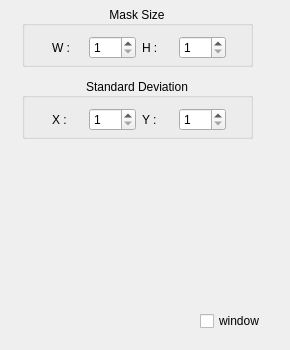
<?xml version="1.0" encoding="UTF-8"?>
<ui version="4.0">
 <class>GaussianBlur</class>
 <widget class="QWidget" name="GaussianBlur">
  <property name="geometry">
   <rect>
    <x>0</x>
    <y>0</y>
    <width>290</width>
    <height>350</height>
   </rect>
  </property>
  <property name="windowTitle">
   <string>Form</string>
  </property>
  <widget class="QGroupBox" name="groupBox_2">
   <property name="geometry">
    <rect>
     <x>22</x>
     <y>6</y>
     <width>231</width>
     <height>61</height>
    </rect>
   </property>
   <property name="title">
    <string>Mask Size</string>
   </property>
   <property name="alignment">
    <set>Qt::AlignCenter</set>
   </property>
   <property name="checkable">
    <bool>false</bool>
   </property>
   <widget class="QWidget" name="layoutWidget">
    <property name="geometry">
     <rect>
      <x>30</x>
      <y>27</y>
      <width>174</width>
      <height>29</height>
     </rect>
    </property>
    <layout class="QGridLayout" name="gridLayout_3">
     <item row="0" column="0">
      <widget class="QLabel" name="label_4">
       <property name="text">
        <string>W :</string>
       </property>
      </widget>
     </item>
     <item row="0" column="1">
      <widget class="QSpinBox" name="gau_spinW">
       <property name="minimum">
        <number>1</number>
       </property>
       <property name="maximum">
        <number>255</number>
       </property>
       <property name="singleStep">
        <number>2</number>
       </property>
      </widget>
     </item>
     <item row="0" column="2">
      <widget class="QLabel" name="label_5">
       <property name="text">
        <string>H :</string>
       </property>
      </widget>
     </item>
     <item row="0" column="3">
      <widget class="QSpinBox" name="gau_spinH">
       <property name="minimum">
        <number>1</number>
       </property>
       <property name="maximum">
        <number>255</number>
       </property>
       <property name="singleStep">
        <number>2</number>
       </property>
      </widget>
     </item>
    </layout>
   </widget>
  </widget>
  <widget class="QGroupBox" name="groupBox_3">
   <property name="geometry">
    <rect>
     <x>22</x>
     <y>78</y>
     <width>231</width>
     <height>61</height>
    </rect>
   </property>
   <property name="title">
    <string>Standard Deviation</string>
   </property>
   <property name="alignment">
    <set>Qt::AlignCenter</set>
   </property>
   <property name="checkable">
    <bool>false</bool>
   </property>
   <widget class="QWidget" name="layoutWidget_3">
    <property name="geometry">
     <rect>
      <x>30</x>
      <y>27</y>
      <width>174</width>
      <height>29</height>
     </rect>
    </property>
    <layout class="QGridLayout" name="gridLayout_5">
     <item row="0" column="0">
      <widget class="QLabel" name="label_6">
       <property name="text">
        <string>X :</string>
       </property>
      </widget>
     </item>
     <item row="0" column="1">
      <widget class="QSpinBox" name="gau_spinX">
       <property name="minimum">
        <number>1</number>
       </property>
       <property name="maximum">
        <number>255</number>
       </property>
      </widget>
     </item>
     <item row="0" column="2">
      <widget class="QLabel" name="label_7">
       <property name="text">
        <string>Y :</string>
       </property>
      </widget>
     </item>
     <item row="0" column="3">
      <widget class="QSpinBox" name="gau_spinY">
       <property name="minimum">
        <number>1</number>
       </property>
       <property name="maximum">
        <number>255</number>
       </property>
      </widget>
     </item>
    </layout>
   </widget>
  </widget>
  <widget class="QCheckBox" name="window">
   <property name="geometry">
    <rect>
     <x>200</x>
     <y>310</y>
     <width>81</width>
     <height>22</height>
    </rect>
   </property>
   <property name="text">
    <string>window</string>
   </property>
  </widget>
 </widget>
 <resources/>
 <connections/>
</ui>
